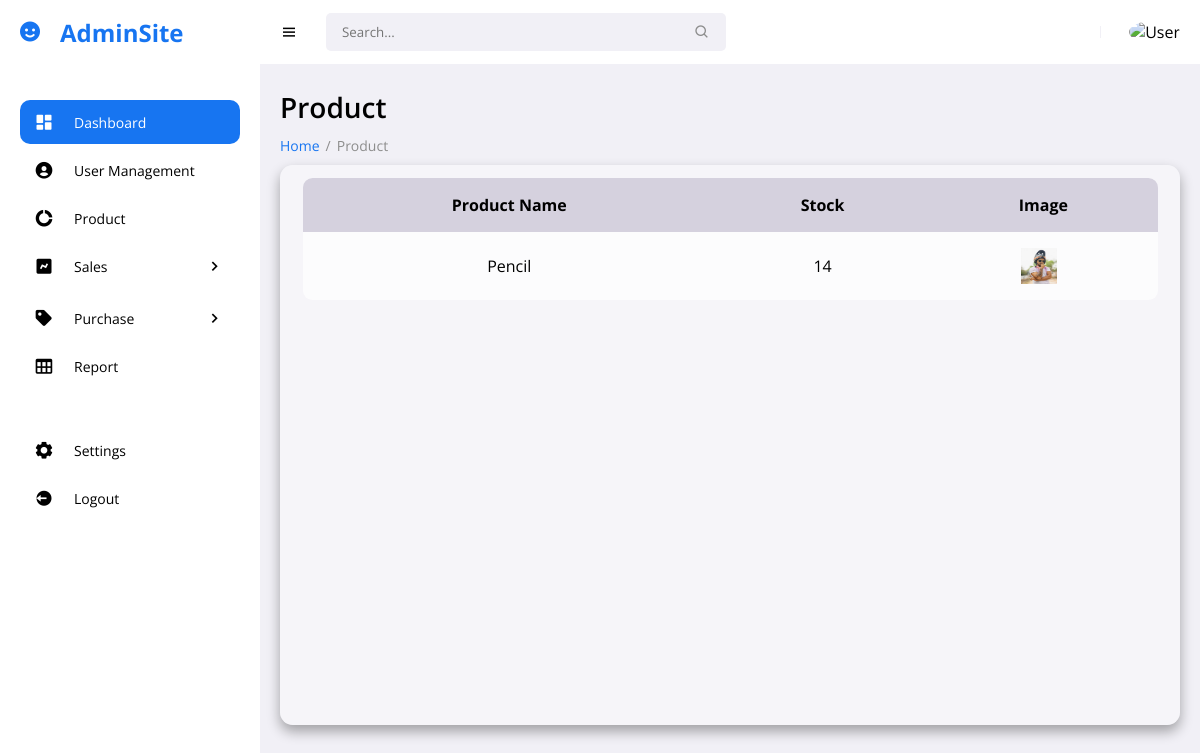
/userproduct.php (signed in), run on the app's committed database.
### tables this page shows
CREATE TABLE `product` (
  `product_id` int(11) NOT NULL,
  `product_name` varchar(255) NOT NULL,
  `product_bought` int(255) NOT NULL,
  `product_sold` int(255) NOT NULL,
  `product_stock` int(255) NOT NULL,
  `product_image` varchar(255) NOT NULL
);

### userproduct.php (the view, shortened to what this page needs)
<!DOCTYPE html>
<html lang="en">
<head>
	<link href='https://unpkg.com/boxicons@2.0.9/css/boxicons.min.css' rel='stylesheet'>
	<link rel="stylesheet" href="assets/css/style.css">
	<link rel="stylesheet" href="assets/css/add.css">
</head>
<body>
<section id="sidebar">
    <?php
        if($_SESSION['user_type'] == 1){
            include 'layouts/user_menu.php';
        }
        else{
            include 'layouts/admin_menu.php';
        }
    ?>
<main >
    <h1 class="title">Product</h1>
    <ul class="breadcrumbs">
        <li><a href="index.php">Home</a></li>
        <li class="divider">/</li>
        <li><a href="product.php" class="active">Product</a></li>
    </ul>
    <div class="content">
        <div class="table">
            <section class="table_body">
                <table>
                    <?php
                        include 'includes/connection.php';
                    ?>
                    <thead>
                        <tr>
                            <th>Product Name</th>
                            <th>Stock</th>
                            <th>Image</th>
                        </tr>
                    </thead>
                    <tbody>
                        <?php
                            $query = "SELECT * FROM product";
                            $result = mysqli_query($con,$query);
                            while($row= mysqli_fetch_array($result)){
                                $name = $row['product_name'];
                                $stock = $row['product_stock'];
                            ?>
                            <tr>
                                <td><?php  echo $name?></td>
                                <td><?php  echo $stock ?></td>
                                <td><img src="<?php echo "images/".$row['product_image']; ?>" alt="image" width="100px" height="100px"></td>
                            </tr>
                    <?php
                    }
                    ?>
                    </tbody>
                </table>
            </section>
        </div>
    </div>
</main>
</section>
</body>
</html>

### assets/css/style.css (style rules this page uses)
* { font-family: 'Open Sans', sans-serif; margin: 0; padding: 0; box-sizing: border-box; }
:root { --grey: #F1F0F6; --dark-grey: #8D8D8D; --light: #fff; --dark: #000; --green: #81D43A; --light-green: #E3FFCB; --blue: #1775F1; --light-blue: #D0E4FF; --dark-blue: #0C5FCD; --red: #FC3B56; --hue: 240; --first-color: hsl(var(--hue), 16%, 18%); --title-color: hsl(var(--hue), 8%, 15%); --text-color: hsl(var(--hue), 8%, 35%); --body-color: hsl(var(--hue), 100%, 99%); --container-color: #FFF; --z-modal: 1000; }
body { background: var(--grey); overflow-x: hidden; }
a { text-decoration: none; }
li { list-style: none; }
#sidebar { position: fixed; max-width: 260px; width: 100%; background: var(--light); top: 0; left: 0; height: 100%; overflow-y: auto; scrollbar-width: none; transition: all .3s ease; z-index: 200; }
main { width: 100%; padding: 24px 20px 20px 20px; }
main .title { font-size: 28px; font-weight: 600; margin-bottom: 10px; }
main .breadcrumbs { display: flex; grid-gap: 6px; }
main .breadcrumbs li, main .breadcrumbs li a { font-size: 14px; }
main .breadcrumbs li a { color: var(--blue); }
main .breadcrumbs li a.active, main .breadcrumbs li.divider { color: var(--dark-grey); pointer-events: none; }
main .content { width: 100%; min-height: 70vh; margin-top: 10px; background-color: #fff5; box-shadow: 0 .4rem .8rem #0005; border-radius: .8rem; }
main .table { width: 100%; height: 70vh; overflow: hidden; }
.table td img { width: 36px; height: 36px; margin-right: 8px; vertical-align: middle; }
main .content .table_body { width: 95%; max-height: calc(89% - .16rem); background-color: #fffb; margin: .8rem auto; border-radius: .6rem; overflow: auto; }
table { width: 100%; overflow: auto; }
table, th, td { border-collapse: collapse; padding: 1rem; text-align: center; }
thead th { top: 0; left: 0; background-color: #d5d1defe; }

### data on the page
product: product_name "Pencil", product_stock "14", product_image (picture)
